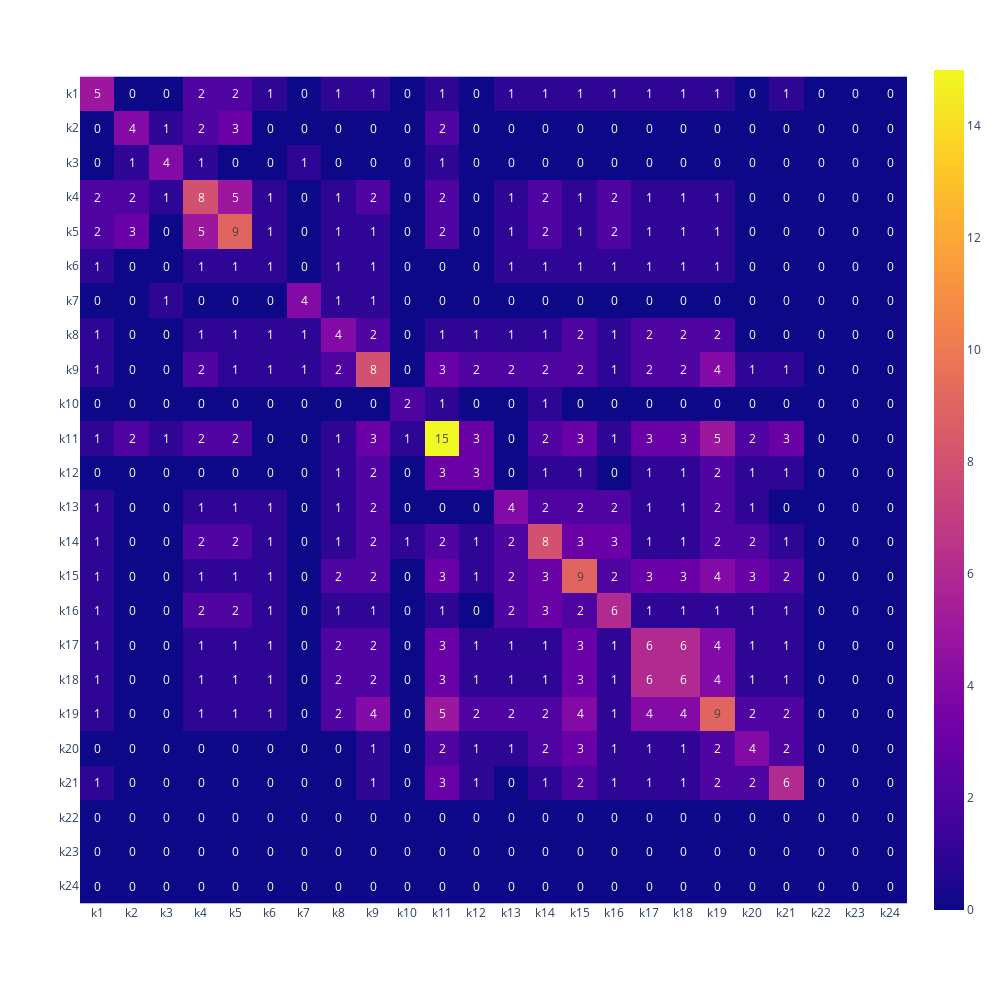

Notebook cell for this chart:
### Markdown cell above
# Rolls

### Code cell
target_cols = ohe.columns[1::2]
rolls_cross_df = pd.DataFrame(columns=target_cols, index=target_cols)

combs = list(combinations(target_cols, 2))

for comb in combs:
    x,y = int(comb[0].replace('k', ''))-1, int(comb[1].replace('k', ''))-1
    rolls_cross_df.iloc[x,y] = ohe[(ohe[comb[0]] == 1) & (ohe[comb[1]] == 1)].shape[0]
    rolls_cross_df.iloc[y,x] = rolls_cross_df.iloc[x,y]

for col in target_cols:
    x = int(col.replace('k', ''))-1
    rolls_cross_df.iloc[x, x] = ohe[col].sum()

px.imshow(rolls_cross_df, text_auto=True, width=1000, height=1000)
#tüksek katılım oranlı insanlar tasarım odaklı düşünme eğitimine ve diğer eğitimlere katılmışlar.

### Figure 1 — Plotly figure (JSON) as saved in the notebook; plotly's stock layout.template omitted (floating-point values rounded to 4 significant figures; data arrays with more than 128 entries replaced by an {"elided": "..."} marker saying what was removed)
{"data": [{"coloraxis": "coloraxis", "hovertemplate": "x: %{x}<br>y: %{y}<br>color: %{z}<extra></extra>", "name": "0", "texttemplate": "%{z}", "type": "heatmap", "x": ["k1", "k2", "k3", "k4", "k5", "k6", "k7", "k8", "k9", "k10", "k11", "k12", "k13", "k14", "k15", "k16", "k17", "k18", "k19", "k20", "k21", "k22", "k23", "k24"], "xaxis": "x", "y": ["k1", "k2", "k3", "k4", "k5", "k6", "k7", "k8", "k9", "k10", "k11", "k12", "k13", "k14", "k15", "k16", "k17", "k18", "k19", "k20", "k21", "k22", "k23", "k24"], "yaxis": "y", "z": {"elided": "24x24 int values"}}], "layout": {"coloraxis": {"colorscale": [[0, "#0d0887"], [0.1111, "#46039f"], [0.2222, "#7201a8"], [0.3333, "#9c179e"], [0.4444, "#bd3786"], [0.5556, "#d8576b"], [0.6667, "#ed7953"], [0.7778, "#fb9f3a"], [0.8889, "#fdca26"], [1, "#f0f921"]]}, "height": 1000, "margin": {"t": 60}, "width": 1000, "xaxis": {"anchor": "y", "constrain": "domain", "domain": [0, 1], "scaleanchor": "y"}, "yaxis": {"anchor": "x", "autorange": "reversed", "constrain": "domain", "domain": [0, 1]}}}
